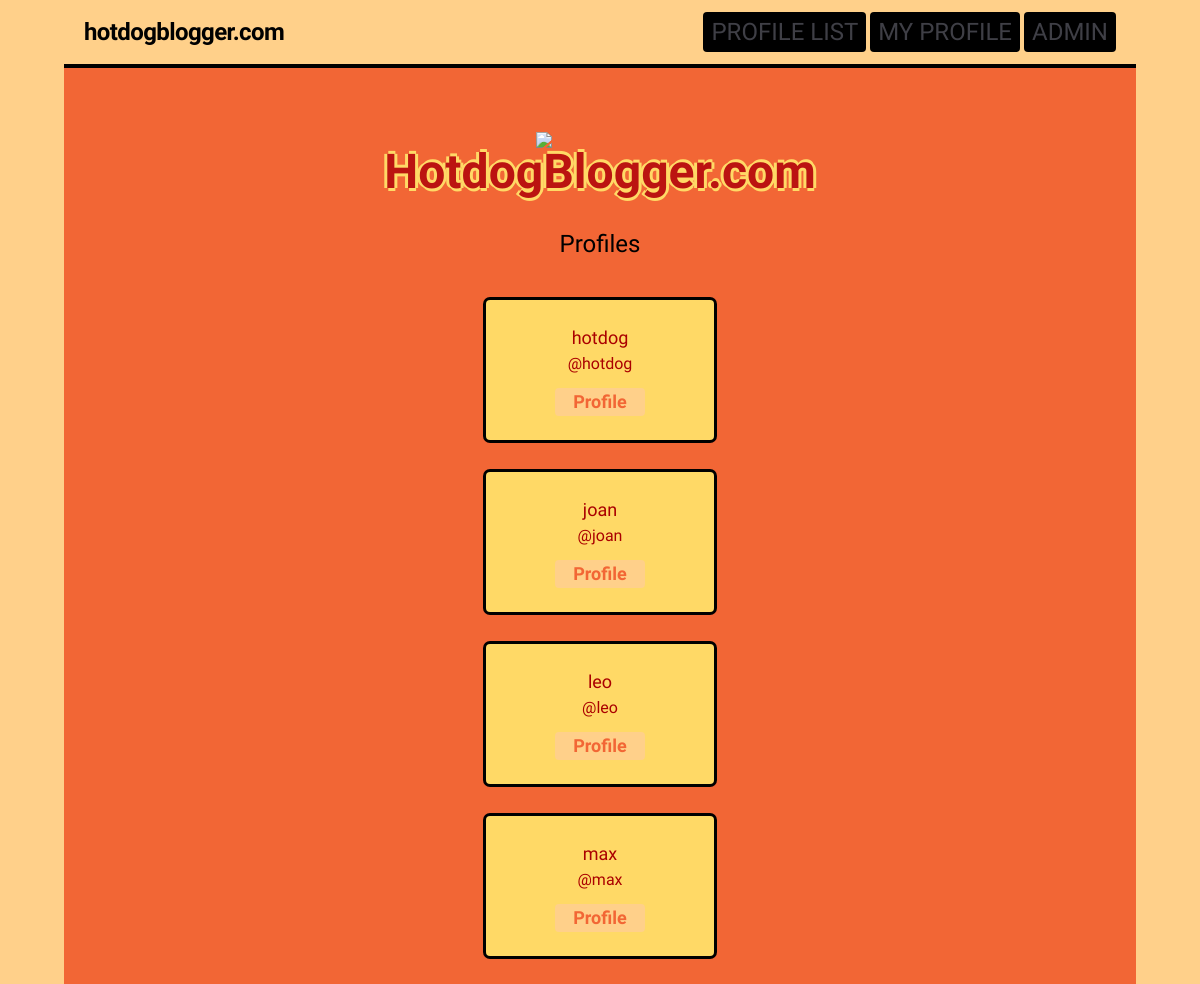
/profile_list/, run on the app's committed database.
### hotdogger/models.py (models this page shows, shortened)
class Profile(models.Model):
    user = models.OneToOneField(User, on_delete=models.CASCADE)
    follows = models.ManyToManyField(
            "self",
            related_name="followed_by",
            symmetrical=False,
            blank=True
        )

### hotdogger/views.py (the view)
# urls.py: path("profile_list/", profile_list, name="profile_list"),
def profile_list(request):
    if request.user.is_anonymous:
         profiles = Profile.objects.all()
    else:
          profiles = Profile.objects.exclude(user=request.user)
    return render(request, "hotdogger/profile_list.html", {"profiles": profiles})

### theme/templates/hotdogger/profile_list.html (shortened to what this page needs)
{% extends 'base.html' %} {% block content %}
<div class="grid-cols-3 grid place-items-center">
  <div class="flex flex-col col-start-2 w-2/3 items-center">
    <div class="flex align-center w-full justify-center">
      <h3 class="text-2xl jersey">Profiles</h3>
    </div>
    <div class="mt-2 jersey w-full">
      {% for profile in profiles %}
      <article
        class="my-8 flex flex-col stroke-black rounded p-6 bg-yellow hover:shadow-[0px_0px_0px_5px_rgba(0,0,0,1)] shadow-[0px_0px_0px_3px_rgba(0,0,0,1)] text-red"
      >
        <div class="flex flex-col items-center text-center">
          <p class="text-lg">{{ profile.user.username }}</p>
          <p class="text-md mb-3">@{{ profile.user.username|lower }}</p>
          <p class="text-center w-1/2 bg-brown-1 rounded">
            <a
              href="{% url 'hotdogger:profile' profile.id %}"
              class="text-brown-2 font-bold text-lg hover:text-black cursor-pointer"
            >
              Profile
            </a>
          </p>
        </div>
      </article>
      {% endfor %}
    </div>
    {% endblock content %}

### data on the page
Profile: user.username "hotdog"
Profile: user.username "joan"
Profile: user.username "leo"
Profile: user.username "max"
